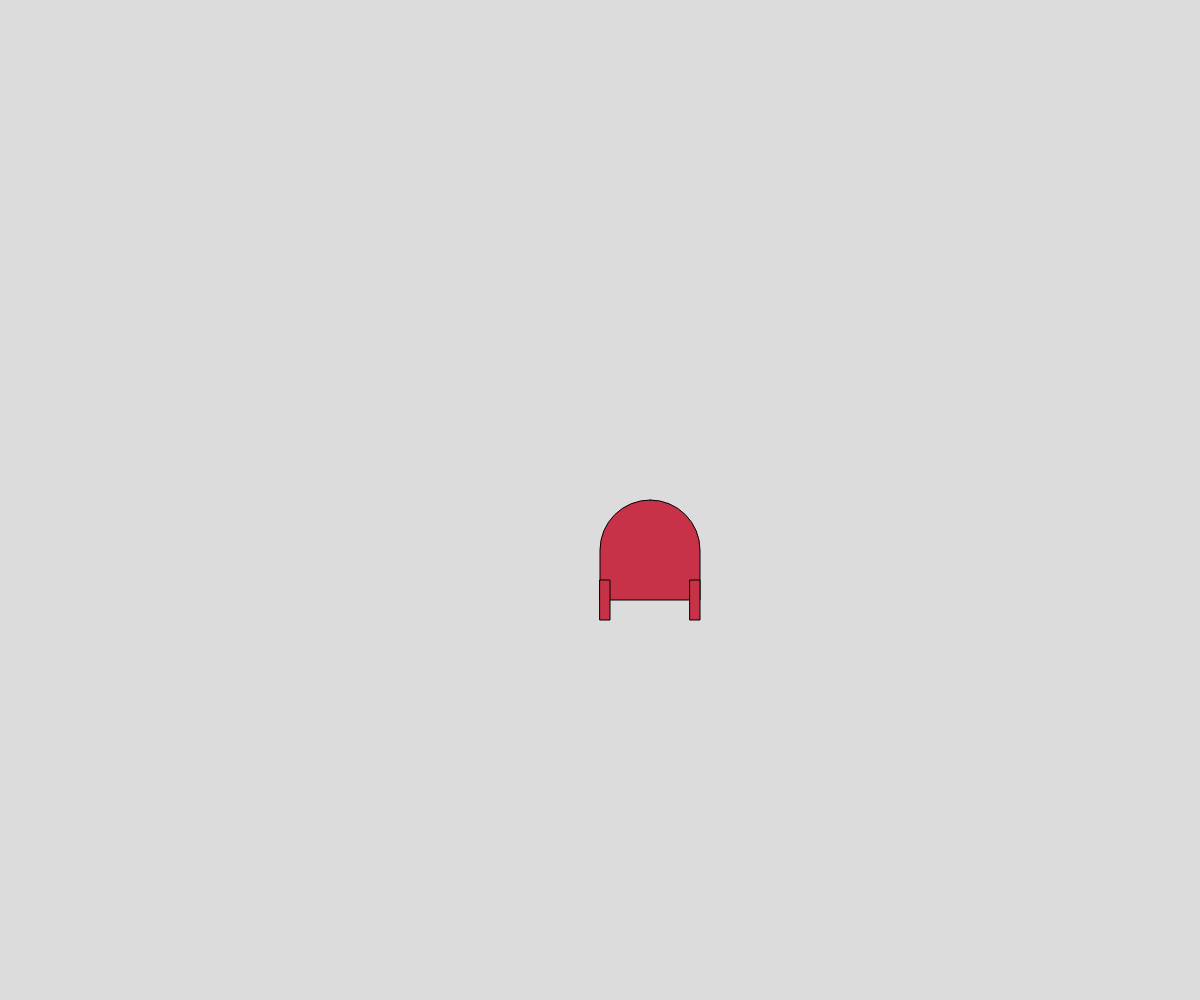
Frame 1 (no input)
Frame 60 (no input): identical to frame 1, image omitted
Frame 120 (the mouse pressed at the canvas centre since frame 60): identical to frame 1, image omitted

The p5.js sketch that drew this single still picture (run headless with seeded random() and noise() and a simulated clock; from frame 60 on, the mouse is pressed at the canvas centre):

// p5.js sketch
// ── sketch.js
// Drawing with Shapes Project
// Maheen Shahid
// Feb 10, 2025
//
// Global Variable Declarations

let boxX;
let boxY;

function setup() {
  createCanvas(windowWidth, windowHeight);
  boxX = width/2;
  boxY = height/2;

}

function draw() {
  background(220);
  drawCharacter();
  // drawBox();
}

function drawCharacter(){
  fill(200, 50, 72);
  rect(boxX, boxY, 100, 100, 1000, 1000, 0, 0);
  rect(boxX, boxY + 80, 10, 40);
  rect(boxX + 90, boxY + 80, 10, 40);

}

// function drawBox(){
//   //draw box on the screen
//   fill(255, 155,55);
//   rect(boxX, boxY, 50, 30, 5, 5, 0, 0);
//   rect(boxX, boxY - 50, 30);
// }

// function keyPressed(){
//   if(key === "a"){
//     boxX = 0;
//   }
//   if(key === "b"){
//     boxY = 400;
//   }
//   if(keyCode === ESCAPE){
//     boxX = width * 0.85;  //85% across the screen
//     boxY = height * 0.6;  //60% down the screen
//   }
// }
